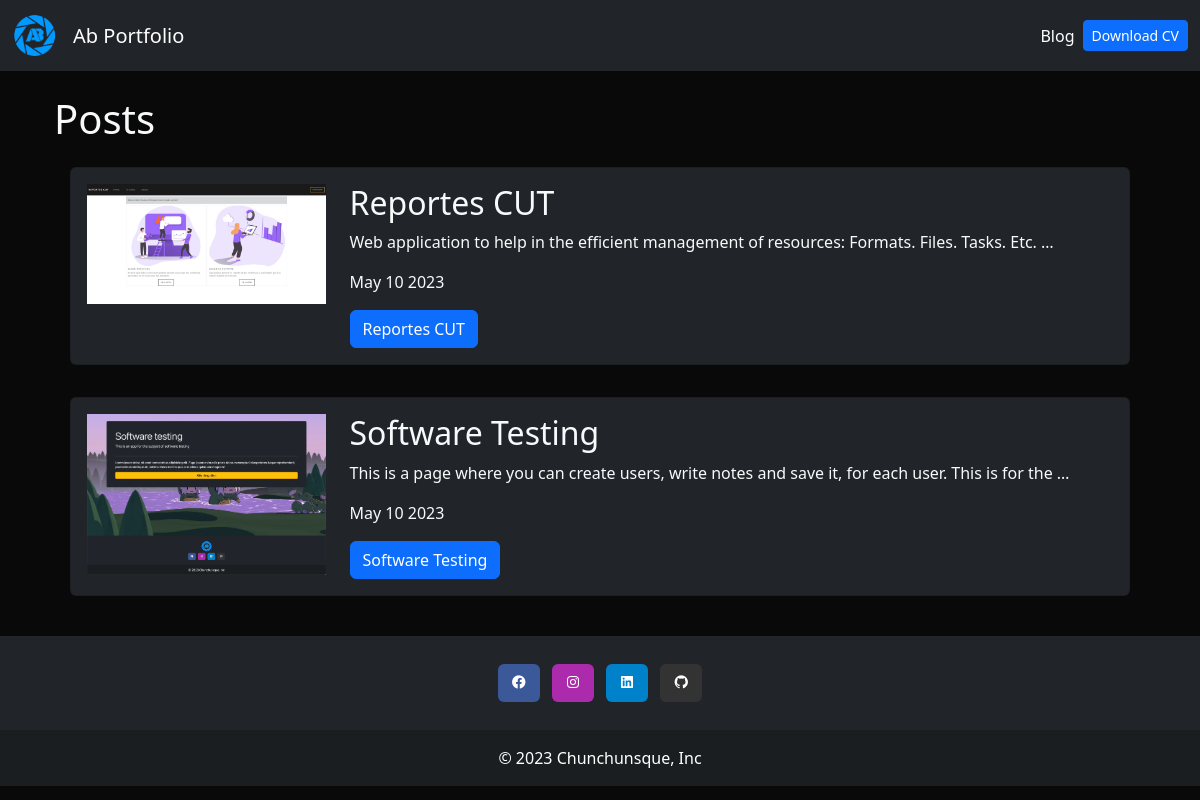
/blog/, run on an earlier commit of the app's database.
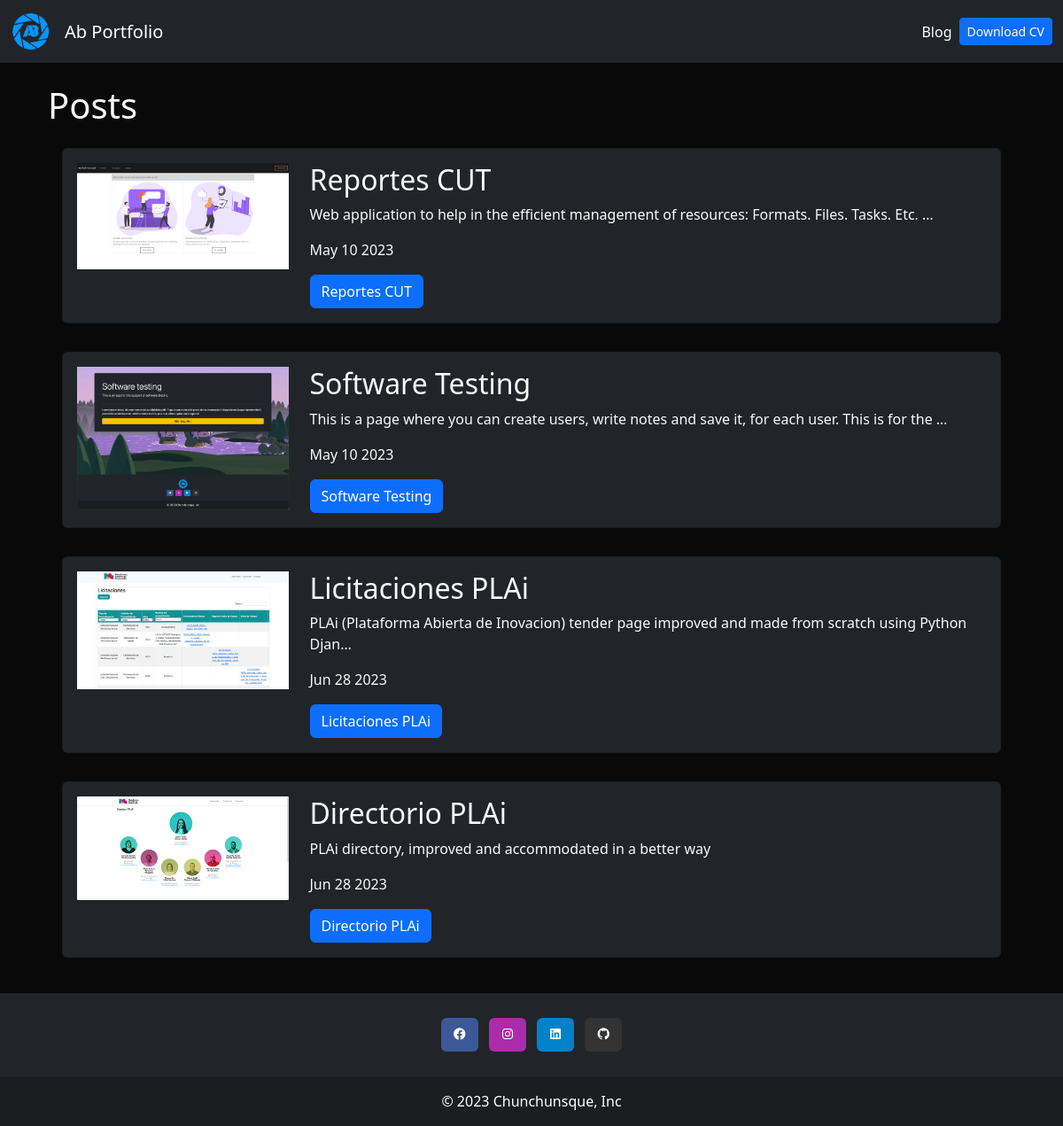
And on a later commit of the database.
### blog/models.py (models this page shows)
class Post(models.Model):
  title = models.CharField(max_length=100)
  description = models.TextField()
  image = models.ImageField(upload_to='blog/images')
  date = models.DateField(datetime.date.today)

### blog/views.py (the view)
# urls.py: path('', render_posts, name='posts'),
def render_posts(request):
  posts = Post.objects.all()
  return render(request, 'posts.html', {'posts': posts})

### blog/templates/posts.html
{% extends 'layout.html' %}
{% block content %}
<h1>Posts</h1>
{% for post in posts %}
<div class="p-3">
  <div class="card card-body bg-dark">
      <div class="row">
        <div class="col-3">
          <img src="{{post.image.url}}" class="img-fluid" alt="{{post.title}}">
        </div>
        <div class="col-9">
          <h2>{{post.title}}</h2>
          <p>{{post.description|safe|truncatechars:100}}</p>
          <p>{{post.date|date:'M d Y'}}</p>
          <a href="{% url 'blog:post_detail' post.id %}" class="btn btn-primary">{{post.title}}</a>
        </div>
      </div>
  </div>
</div>
{% endfor %} {% endblock %}

### portfolio/templates/layout.html (shortened to what this page needs)
{% load static %}
<!DOCTYPE html>
<html lang="en">
<head>
  <link href='https://unpkg.com/boxicons@2.1.4/css/boxicons.min.css' rel='stylesheet'>
  <link href="https://cdn.jsdelivr.net/npm/bootstrap@5.3.0-alpha3/dist/css/bootstrap.min.css" rel="stylesheet">
  <link rel="stylesheet" href="{% static 'main.css' %}">
</head>
<body class="text-light">
  {% include 'partials/navbar.html'%}
  <div class="container p-4">
    {% block content %}
    {% endblock %}
  </div>
  {% include 'partials/footer.html'%}
</body>
</html>

### portfolio/templates/partials/navbar.html
{% load static %}
<nav class="navbar navbar-expand-lg navbar-dark bg-dark">
  <div class="container-fluid">
    <a class="navbar-brand fw-bold fst-italic" href="/">
      <img src="/media/abrahamup-logo.png" alt="Ab Portfolio" width="45" height="45">
    </a>
    <a class="navbar-brand" href="/">Ab Portfolio</a>
    <div class="collapse navbar-collapse" id="navbarNav">
      <ul class="navbar-nav ms-auto">
        <li class="nav-item">
          <a class="nav-link active" href="{% url 'blog:posts' %}">Blog</a>
        </li>
        <li class="nav-item d-flex align-items-center">
          <a class="btn btn-primary btn-sm" href="{% static 'portfolio/cv.pdf' %}" target="_blank">Download CV</a>
        </li>
    </div>
  </div>
</nav>

### portfolio/templates/partials/footer.html
<footer class="bg-dark text-center text-white mt-auto bottom">
  <div class="container p-4 pb-0">
    <section class="mb-4">
      <a
        class="btn text-white btn-floating m-1"
        style="background-color: #3b5998;"
        href="https://www.facebook.com/abrahamupgamer.urrutiapalomar/"
        target="_blank"
        role="button"
        ><i class='bx bxl-facebook-circle'></i></a>
      <a
        class="btn text-white btn-floating m-1"
        style="background-color: #ac2bac;"
        href="https://www.instagram.com/abrahamup_skywalker/"
        target="_blank"
        role="button"
        ><i class='bx bxl-instagram'></i></a>
      <a
        class="btn text-white btn-floating m-1"
        style="background-color: #0082ca;"
        href="https://www.linkedin.com/in/abraham-urrutia-ab5abb191/"
        target="_blank"
        role="button"
        ><i class='bx bxl-linkedin-square' ></i></a>
      <a
        class="btn text-white btn-floating m-1"
        style="background-color: #333333;"
        href="https://github.com/AbrahamupSky" target="_blank" type="button"
        target="_blank"
        role="button"
        ><i class='bx bxl-github'></i></a>
    </section>
  </div>
  <div class="text-center text-white p-3" style="background-color: rgba(0, 0, 0, 0.2);">
    © 2023 Chunchunsque, Inc
  </div>
</footer>

### portfolio/static/main.css (style rules this page uses)
body { background: #090909; }

What changed in the data, as far as the page shows it:
added Post: image (picture), title "Licitaciones PLAi", description "PLAi (Plataforma Abierta de Inovacion) tender page improved and made from scratch using Python Djan…", date "Jun 28 2023"
added Post: image (picture), title "Directorio PLAi", description "PLAi directory, improved and accommodated in a better way", date "Jun 28 2023"
